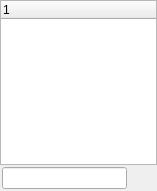
<?xml version="1.0" encoding="UTF-8"?>
<ui version="4.0">
 <class>GuiGroupListWidget</class>
 <widget class="QWidget" name="GuiGroupListWidget">
  <property name="geometry">
   <rect>
    <x>0</x>
    <y>0</y>
    <width>157</width>
    <height>191</height>
   </rect>
  </property>
  <property name="minimumSize">
   <size>
    <width>120</width>
    <height>0</height>
   </size>
  </property>
  <layout class="QGridLayout" name="gridLayout">
   <property name="leftMargin">
    <number>0</number>
   </property>
   <property name="topMargin">
    <number>0</number>
   </property>
   <property name="rightMargin">
    <number>0</number>
   </property>
   <property name="bottomMargin">
    <number>0</number>
   </property>
   <property name="spacing">
    <number>0</number>
   </property>
   <item row="0" column="0">
    <widget class="QTreeWidget" name="mp_twGroupList">
     <column>
      <property name="text">
       <string notr="true">1</string>
      </property>
     </column>
    </widget>
   </item>
   <item row="1" column="0">
    <layout class="QHBoxLayout" name="horizontalLayout">
     <property name="spacing">
      <number>2</number>
     </property>
     <property name="leftMargin">
      <number>2</number>
     </property>
     <property name="topMargin">
      <number>2</number>
     </property>
     <property name="rightMargin">
      <number>2</number>
     </property>
     <property name="bottomMargin">
      <number>2</number>
     </property>
     <item>
      <widget class="QLineEdit" name="mp_leFilter">
       <property name="toolTip">
        <string>Insert keywords</string>
       </property>
      </widget>
     </item>
     <item>
      <widget class="QPushButton" name="mp_pbClearFilter">
       <property name="sizePolicy">
        <sizepolicy hsizetype="Fixed" vsizetype="Fixed">
         <horstretch>0</horstretch>
         <verstretch>0</verstretch>
        </sizepolicy>
       </property>
       <property name="maximumSize">
        <size>
         <width>26</width>
         <height>26</height>
        </size>
       </property>
       <property name="toolTip">
        <string>Clear keywords</string>
       </property>
       <property name="icon">
        <iconset resource="../beebeep.qrc">
         <normaloff>:/images/clear.png</normaloff>:/images/clear.png</iconset>
       </property>
       <property name="iconSize">
        <size>
         <width>16</width>
         <height>16</height>
        </size>
       </property>
       <property name="flat">
        <bool>true</bool>
       </property>
      </widget>
     </item>
    </layout>
   </item>
  </layout>
 </widget>
 <tabstops>
  <tabstop>mp_twGroupList</tabstop>
  <tabstop>mp_leFilter</tabstop>
  <tabstop>mp_pbClearFilter</tabstop>
 </tabstops>
 <resources>
  <include location="../beebeep.qrc"/>
 </resources>
 <connections/>
</ui>
